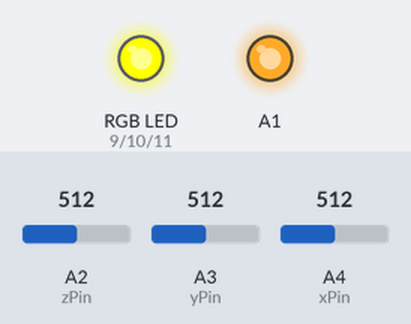
Bench run of a sketch on a simulated Arduino Uno, built with avr-gcc and run on an emulated ATmega328P. Shown: an RGB LED mixed from three pins (HIGH = lit), output pins drawn as LEDs (lit = HIGH). The test bench sets the inputs (shaded band); at power-on: A2 (zPin) = 512, A3 (yPin) = 512, A4 (xPin) = 512. Dim RGB values are drawn brighter than linear.

Above: at 1.2 s.
1.3 s: A2 (zPin) set to 716
At 2.5 s:
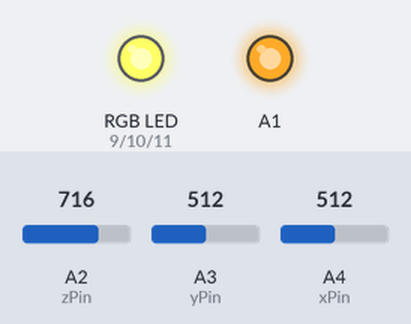
2.8 s: A3 (yPin) set to 306
At 3.8 s:
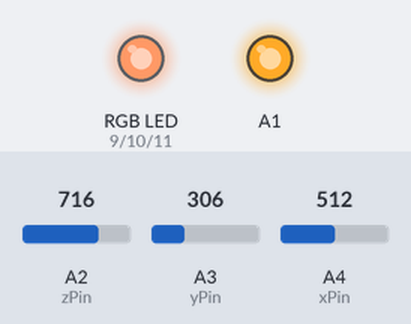
4.3 s: A4 (xPin) set to 306
At 5.0 s:
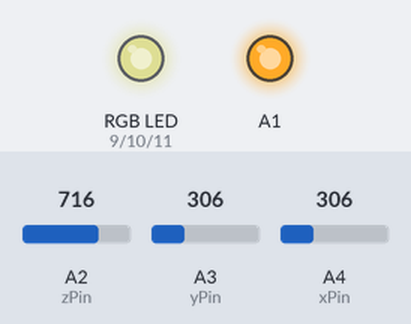
5.8 s: A2 (zPin) set to 900
At 6.1 s:
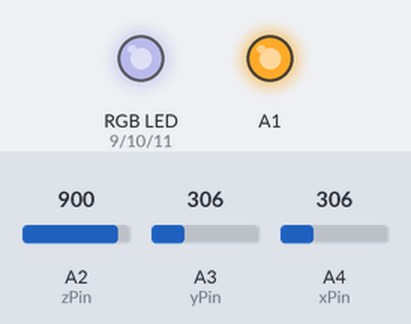
7.3 s: A3 (yPin) set to 122
At 8.5 s:
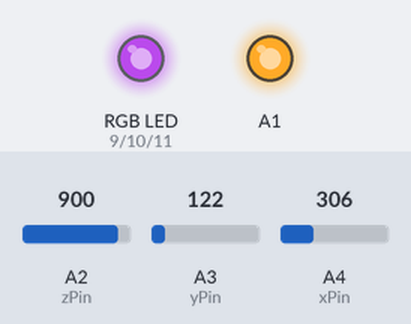
8.8 s: A4 (xPin) set to 122
At 9.6 s:
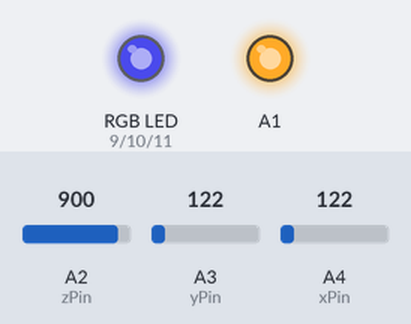
Timing chart, 0 to 11.3 s (numbered marks = the images above; inputs shaded):
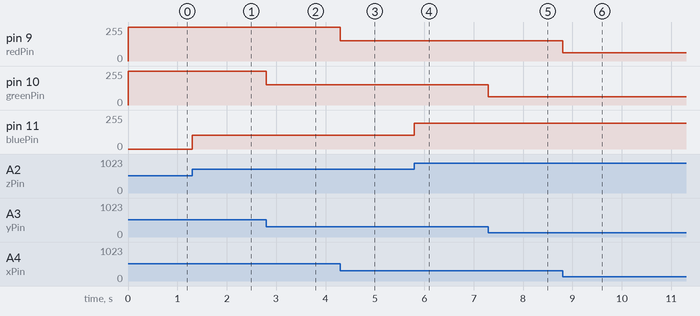

The sketch:

exercise_04_6.ino
```cpp
// exercise_04
// Advanced

const int xPin = A4;
const int yPin = A3;
const int zPin = A2;
const int redPin = 9;
const int greenPin = 10;
const int bluePin = 11;

void setup()
{
  // A1 is the SL pin on accl module
  pinMode(A1, OUTPUT);
  digitalWrite(A1, HIGH);
  pinMode(redPin, OUTPUT);
  pinMode(greenPin, OUTPUT);
  pinMode(bluePin, OUTPUT);
}

void loop()
{
  int x = analogRead(xPin);
  int y = analogRead(yPin);
  int z = analogRead(zPin);
  //scale 0-1024 down to 0-490
  analogWrite(redPin, x / 2);
  analogWrite(greenPin, y / 2);
  analogWrite(bluePin, z / 2);
}
```

Measured:
- after the input at 1.3 s, pin 11 (bluePin): 0/255 → 102/255 at once
- after the input at 2.8 s, pin 10 (greenPin): 255/255 → 153/255 at once
- after the input at 4.3 s, pin 9 (redPin): 255/255 → 153/255 at once
- after the input at 5.8 s, pin 11 (bluePin): 102/255 → 194/255 at once
- after the input at 7.3 s, pin 10 (greenPin): 153/255 → 61/255 at once
- after the input at 8.8 s, pin 9 (redPin): 153/255 → 61/255 at once
